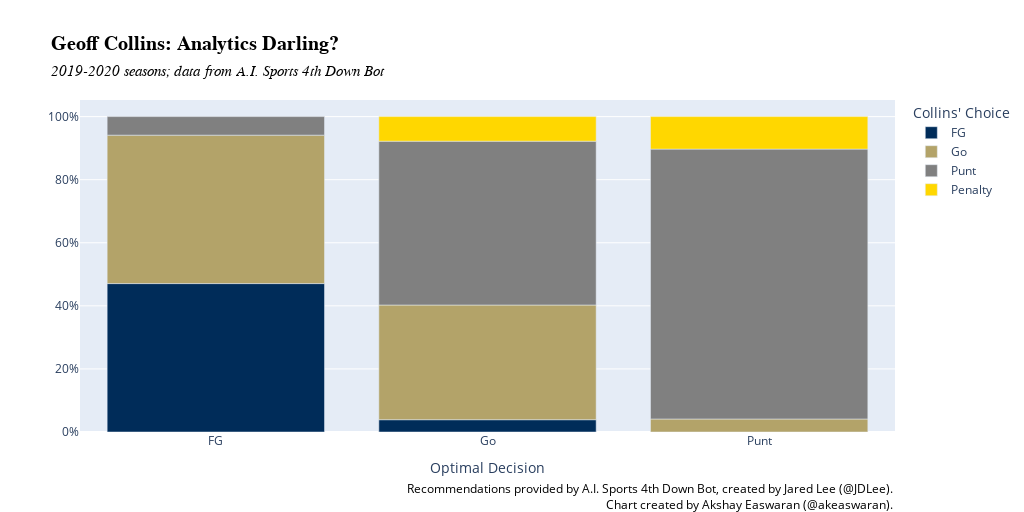

The notebook cell saved with this chart:
### Code cell
import plotly.express as px

def make_plotly_decision_chart(df, title, subtitle, legend_title):
    base_df = df.groupby("recommendation").choice.value_counts(normalize=True).reset_index(name='count')
    fig = px.bar(base_df, x="recommendation", y="count", color="choice", title=title, color_discrete_map={
        "Go" : "#b3a369",
        "Punt" : "gray",
        "FG" : "#002c59",
        "Penalty" : "gold"
    }, labels=dict(recommendation="Optimal Decision", count="", choice=legend_title))
    fig.add_annotation(dict(xref='paper',
                            yref='paper',
                            x=1.0, y=-0.25,
                            showarrow=False,
                            align="right",
                            text ='<span style="color:#000;">Recommendations provided by A.I. Sports 4th Down Bot, created by Jared Lee (<a href="https://twitter.com/JDLee">@JDLee</a>).</span><br><span style="color:#000;">Chart created by Akshay Easwaran (<a href="https://twitter.com/akeaswaran">@akeaswaran</a>).</span>'
                           )
                      )
    fig.update_layout(width=1024,
                      height=512,
                    title=dict(
                        text=f'<b>{title}</b><br><i style="font-size:15px;">{subtitle}</i>',
                        font=dict(
                            family="Arial",
                            size=20,
                            color='#000000'
                        )
                    ),
                     yaxis=dict(tickformat=".0%"))
    fig.show()
    
make_plotly_decision_chart(decisions[(decisions.pos_team == "Georgia Tech") & (decisions.season >= 2019)],"Geoff Collins: Analytics Darling?","2019-2020 seasons; data from A.I. Sports 4th Down Bot",'Collins\' Choice')

### Figure 1 — Plotly figure (JSON) as saved in the notebook; plotly's stock layout.template omitted (floating-point values rounded to 4 significant figures)
{"data": [{"alignmentgroup": "True", "hovertemplate": "Collins' Choice=FG<br>Optimal Decision=%{x}<br>=%{y}<extra></extra>", "legendgroup": "FG", "marker": {"color": "#002c59"}, "name": "FG", "offsetgroup": "FG", "orientation": "v", "showlegend": true, "textposition": "auto", "type": "bar", "x": ["FG", "Go"], "xaxis": "x", "y": [0.4706, 0.03896], "yaxis": "y"}, {"alignmentgroup": "True", "hovertemplate": "Collins' Choice=Go<br>Optimal Decision=%{x}<br>=%{y}<extra></extra>", "legendgroup": "Go", "marker": {"color": "#b3a369"}, "name": "Go", "offsetgroup": "Go", "orientation": "v", "showlegend": true, "textposition": "auto", "type": "bar", "x": ["FG", "Go", "Punt"], "xaxis": "x", "y": [0.4706, 0.3636, 0.04124], "yaxis": "y"}, {"alignmentgroup": "True", "hovertemplate": "Collins' Choice=Punt<br>Optimal Decision=%{x}<br>=%{y}<extra></extra>", "legendgroup": "Punt", "marker": {"color": "gray"}, "name": "Punt", "offsetgroup": "Punt", "orientation": "v", "showlegend": true, "textposition": "auto", "type": "bar", "x": ["FG", "Go", "Punt"], "xaxis": "x", "y": [0.05882, 0.5195, 0.8557], "yaxis": "y"}, {"alignmentgroup": "True", "hovertemplate": "Collins' Choice=Penalty<br>Optimal Decision=%{x}<br>=%{y}<extra></extra>", "legendgroup": "Penalty", "marker": {"color": "gold"}, "name": "Penalty", "offsetgroup": "Penalty", "orientation": "v", "showlegend": true, "textposition": "auto", "type": "bar", "x": ["Go", "Punt"], "xaxis": "x", "y": [0.07792, 0.1031], "yaxis": "y"}], "layout": {"annotations": [{"align": "right", "showarrow": false, "text": "<span style=\"color:#000;\">Recommendations provided by A.I. Sports 4th Down Bot, created by Jared Lee (<a href=\"https://twitter.com/JDLee\">@JDLee</a>).</span><br><span style=\"color:#000;\">Chart created by Akshay Easwaran (<a href=\"https://twitter.com/akeaswaran\">@akeaswaran</a>).</span>", "x": 1, "xref": "paper", "y": -0.25, "yref": "paper"}], "barmode": "relative", "height": 512, "legend": {"title": {"text": "Collins' Choice"}, "tracegroupgap": 0}, "title": {"font": {"color": "#000000", "family": "Arial", "size": 20}, "text": "<b>Geoff Collins: Analytics Darling?</b><br><i style=\"font-size:15px;\">2019-2020 seasons; data from A.I. Sports 4th Down Bot</i>"}, "width": 1024, "xaxis": {"anchor": "y", "domain": [0, 1], "title": {"text": "Optimal Decision"}}, "yaxis": {"anchor": "x", "domain": [0, 1], "tickformat": ".0%", "title": {"text": ""}}}}
